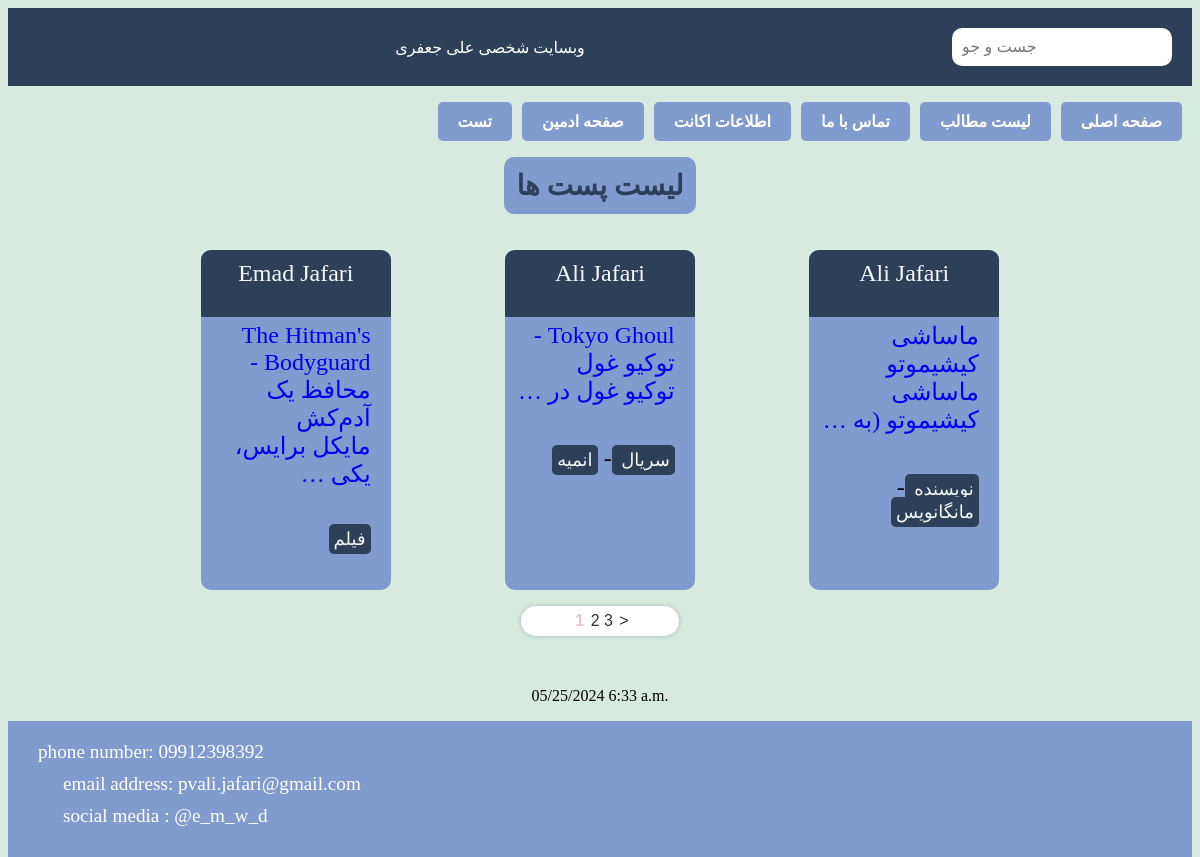
The page /post-list/ on the database its author committed.
### blog/models.py (models this page shows, shortened)
class Post(models.Model):
    STATUS_CHOICES = (
        ('published', 'Published'),
        ('draft', 'Draft')
    )
    status = models.CharField(max_length=10, choices=STATUS_CHOICES, default='draft')
    titles = models.CharField(max_length=250)
    slug = models.SlugField(max_length=250, unique_for_date='publish')
    author = models.ForeignKey(User, on_delete=models.CASCADE, related_name='blog_post')
    body = models.TextField()
    publish = models.DateTimeField(default=timezone.now)
    created = models.DateTimeField(auto_now_add=True)
    updated = models.DateTimeField(auto_now=True)
    objects = models.Manager()
    published = PublishedManager()
    tags = TaggableManager()
    def get_absolute_url(self):
        return reverse('blog:post-detail', args=[self.slug, self.id])
    class Meta:
        ordering = ('-publish',)

### blog/views.py (the view)
# urls.py: path('post-list/', views.post_list, name='post-list'),
def post_list(request, tag_slug=None):
    posts = Post.published.all()
    tag = None
    if tag_slug:
        tag = Tag.objects.get(slug=tag_slug)
        posts = posts.filter(tags__in=[tag])
    paginator = Paginator(posts, 3)
    page = request.GET.get('page')
    try:
        posts = paginator.page(page)
    except PageNotAnInteger:
        posts = paginator.page(1)
    except EmptyPage:
        posts = paginator.page(paginator.num_pages)
    context = {
        'posts': posts,
        'page': page,
        'tag': tag
    }
    return render(request, 'blog/post/list.html', context)

### blog/models.py (called while the page is built)
    def get_queryset(self):
        return super(PublishedManager, self).get_queryset().filter(status='published')

### blog/templates/blog/post/list.html (shortened to what this page needs)
{% extends 'blog/Parrent/base.html' %}
{% load static %}
{% block head %}
    <link rel="stylesheet" href="{% static "css/Posts/post-list.css" %}">
{% endblock %}
{% block content %}
    <h1>لیست پست ها</h1>
    <div class="pl-items">
        {% for post in posts %}
            <span class="pl__sp">
              <a href={{ post.get_absolute_url }}>
                  <div class="pl-content">
                          <div class="pl__content-header">
                              <p class="pl-primery">
                            {{ post.author.first_name }} {{ post.author.last_name  }}
                            </p>
                          </div>
                          <div class="pl__body">
                              <p>
                              {{ post.titles }}
                              </p>
                            <p class="pl__body-p">
                            {{ post.body | truncatewords:3 }}
                            </p>
                          <p>
                              {% for tag in post.tags.all %}
                                  <a  class="tag" href="{% url "blog:post-list-tag" tag.slug %}">
                                  {{ tag.name }}
                                  </a>
                                  {% if not forloop.last %}
                                     -
                                  {% endif %}
                              {% endfor %}
</p>
                          </div>
                  </div>
            </span>
        {% endfor %}
    </div>
    {% include 'blog/partial/pagination.html' with page=posts %}
    <div class="Clock">
        {% now "SHORT_DATETIME_FORMAT" %}
    </div>
{% endblock %}

### blog/templates/blog/Parrent/base.html (shortened to what this page needs)
{% load static %}
<html lang="en">
<head>
    {% block head %}
    {% endblock %}
    <link rel="stylesheet" type="text/css" href="{% static 'css/navigation.css' %}">
    <link rel="stylesheet" type="text/css" href="{% static 'css/footer.css' %}">
    <link rel="stylesheet" type="text/css" href="{% static 'css/header.css' %}">
    <link rel="stylesheet" type="text/css" href="{% static 'css/base.css' %}">
    <link rel="stylesheet" type="text/css" href="{% static 'css/paginator.css' %}">
</head>
<body>
<div class="base-header">
{% include 'blog/partial/header.html' %}
</div>
<div class="base-navigation">
{% include 'blog/partial/navigation.html' %}
</div>
<div class="base-content">
    {% block content %}
    {% endblock %}
</div>
<div class="base-footer">
    {% include 'blog/partial/footer.html' %}
</div>
</body>
</html>

### blog/templates/blog/partial/header.html (shortened to what this page needs)
<ul class="header-list">
    <li>
        وبسایت شخصی علی جعفری
    </li>
    <li>
        <label>
            <input class="search__box" type="search" name="Search" placeholder="
جست و جو">
        </label>
    </li>
</ul>

### blog/templates/blog/partial/navigation.html
<div class="navigation">
    <ul class="list-nav">
        <li class="part-list-nav">
            <a class="part-list-nav-link" href="/test-page"> تست</a>
        </li>
        <li class="part-list-nav">
            <a class="part-list-nav-link" href="/admin">صفحه ادمین</a>
        </li>
        <li class="part-list-nav">
            <a class="part-list-nav-link" href="/account-form">اطلاعات اکانت</a>
        </li>
        <li class="part-list-nav">
            <a class="part-list-nav-link" href="/contact-us">تماس با ما</a>
        </li>
        <li class="part-list-nav">
            <a class="part-list-nav-link" href='/post-list'>لیست مطالب</a>
        </li>
        <li class="part-list-nav">
            <a class="part-list-nav-link" href="/"> صفحه اصلی</a>
        </li>
    </ul>
</div>

### blog/templates/blog/partial/pagination.html (shortened to what this page needs)
<div class="paginator">
    <span>
        <span>
    {% for i in page.paginator.page_range %}
        {% if i == page.number %}
            <span style="color: #EAC4D5; font-weight: bold;">{{ i }}</span>
        {% else %}
            {{ i }}
        {% endif %}
    {% endfor %}
    </span>
        {% if page.has_next %}
            <a href="?page={{ page.next_page_number }}">
            >
            </a>
        {% endif %}
    </span>
</div>

### blog/templates/blog/partial/footer.html (shortened to what this page needs)
{% load static %}
<footer class="footer-blog">
    <ul>
        <li>
            <div>phone number: 09912398392</div>
        </li>
        <li>
            <div>email address: pvali.jafari@gmail.com</div>
        </li>
        <li style="">
            <div>social media : @e_m_w_d</div>
        </li>
    </ul>
</footer>

### blog/static/css/Posts/post-list.css (style rules this page uses)
body * { margin: 0; padding: 0; box-sizing: content-box; }
p { margin: 0; padding: 0; text-decoration: none; }
h1 { align-self: center; font-size: 28px; background-color: #809bce; padding: 12px; border-radius: 10px; color: #2d4059; text-align: right; box-sizing: content-box; width: fit-content; }
a { text-decoration: none; }
.pl-items { width: 80%; display: flex; align-self: center; gap: 40px; flex-wrap: nowrap; justify-content: space-evenly; align-items: stretch; }
.pl__sp { width: 20%; min-height: 30vh; }
.pl-content { background: #809bce; color: #000; display: flex; text-align: right; flex-direction: column; gap: 25px; height: 100%; width: 100%; border-radius: 10px; padding-bottom: 20px; direction: rtl; font-size: 24px; flex-wrap: nowrap; }
.pl__content-header { width: 100%; text-align: center; }
.pl-primery { color: #f7f7f7; height: 100%; width: 100%; margin: 0; background-color: #2d4059; padding: 10px 0 10px; border-top-right-radius: 10px; border-top-left-radius: 10px; }
.pl__body { display: flex; flex-direction: column; padding-right: 20px; gap: 40px; justify-content: space-around; }
.paginator { padding-right: 3rem; padding-left: 3rem; margin-bottom: 15px; }
.tag { width: 100%; height: 100%; padding: 5px; background-color: #2d4059; font-size: 18px; color: #f7f7f7; border-radius: 5px; margin-top: 20px; }
.Clock { margin: auto; min-width: 100px; }

### blog/static/css/navigation.css (style rules this page uses)
.navigation ul { list-style: none; margin: 0; padding: 0; display: flex; justify-content: flex-end; }
.navigation li a { display: block; padding: 10px 20px; text-decoration: none; font-weight: bold; color: #fff; background-color: #809bce; border-radius: 5px; margin-right: 10px; transition: background-color 0.3s ease-in-out; }

### blog/static/css/footer.css (style rules this page uses)
.footer-blog { background-color: #809bce; color: #fff; padding: 20px; }
.footer-blog ul { list-style: none; margin: 0; padding: 0; }
.footer-blog li { margin-bottom: 10px; }
.footer-blog li div { font-size: 1.2em; margin-left: 10px; }
.footer-blog li:nth-child(2) div:before { content: "\f1ee"; margin-right: 10px; }
.footer-blog li:nth-child(3) div:before { content: "\f0e1"; margin-right: 10px; }

### blog/static/css/header.css (style rules this page uses)
.header-list { display: flex; justify-content: space-between; align-items: center; background-color: #2d4059; color: #fff; padding: 20px; }
.search__box { place }
.header-list li { list-style: none; }
.header-list li:last-child { margin-left: auto; }
.header-list li:last-child input[type="search"] { background-color: #fff; border: none; border-radius: 10px; color: #2d4059; font-size: 1em; padding: 10px; width: 200px; }

### blog/static/css/base.css (style rules this page uses)
body { display: flex; flex-direction: column; justify-content: space-between; height: 100%; gap: 1rem; flex-wrap: nowrap; align-items: stretch; background-color: #d6eadf; }
.base-content { display: flex; flex-direction: column; flex: 1; justify-content: space-between; gap: 36px; }
.base-footer { margin-top: auto; }

### blog/static/css/paginator.css (style rules this page uses)
.paginator { display: flex; flex-direction: column; justify-content: center; align-items: center; Align-self: center; box-sizing: border-box; font-size: 16px; font-family: Arial, sans-serif; border-radius: 20px; background-color: #fff; box-shadow: 0px 0px 5px 0px rgba(0, 0, 0, 0.2); }
.paginator a { display: inline-block; color: #333; transition: all 0.3s ease; border-radius: 3px; }
.paginator span { display: inline-block; padding: 2px; color: #333; }

### blog/templates/blog/Parrent/base.html (style rules this page uses)
a { text-decoration: none; }

### rows shown on the page
Post: author.first_name "Emad", author.last_name "Jafari", titles "The Hitman's Bodyguard - محافظ یک آدم‌کش", body "مایکل برایس، یکی …"
Tag: name "فیلم"
Post: author.first_name "Ali", author.last_name "Jafari", titles "Tokyo Ghoul - توکیو غول", body "توکیو غول در …"
Tag: name "سریال"
Tag: name "انمیه"
Post: author.first_name "Ali", author.last_name "Jafari", titles "ماساشی کیشیموتو", body "ماساشی کیشیموتو (به …"
Tag: name "نویسنده"
Tag: name "مانگانویس"

### other values the page prints
{{ i }} "1"
{{ i }} "2" "3"
